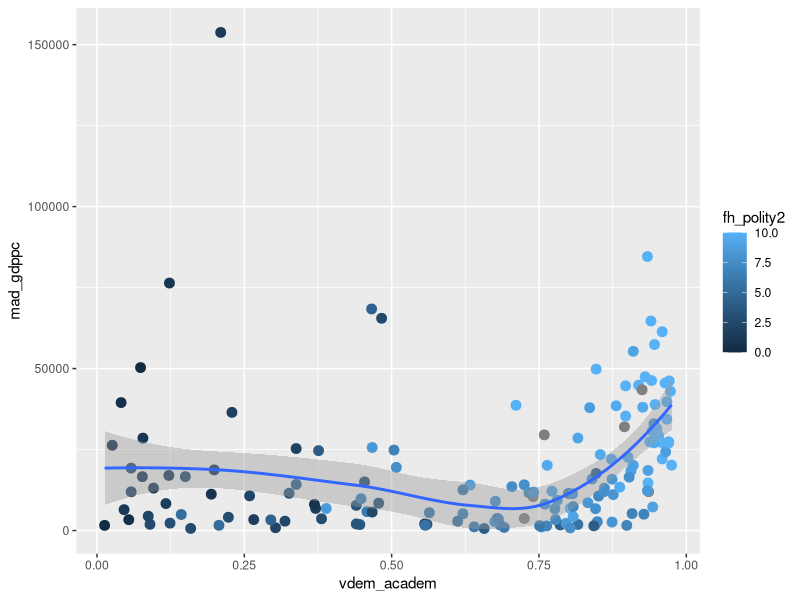
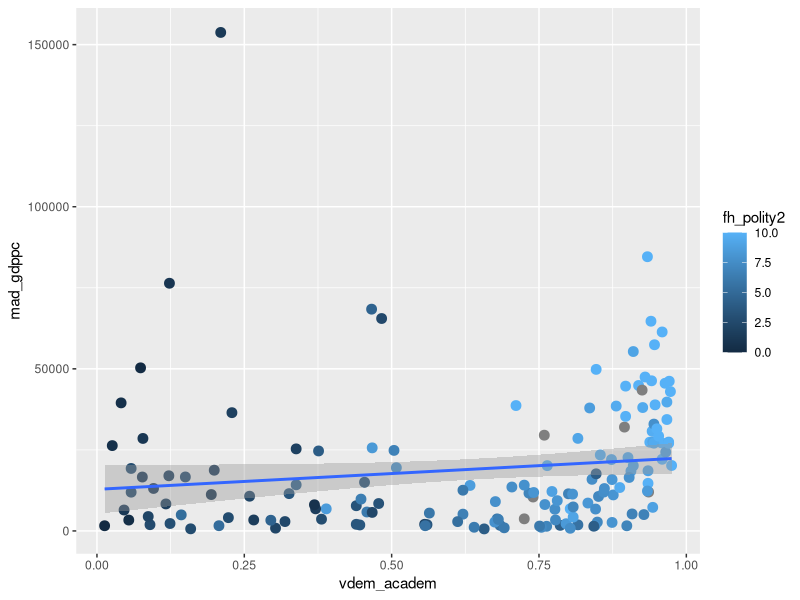
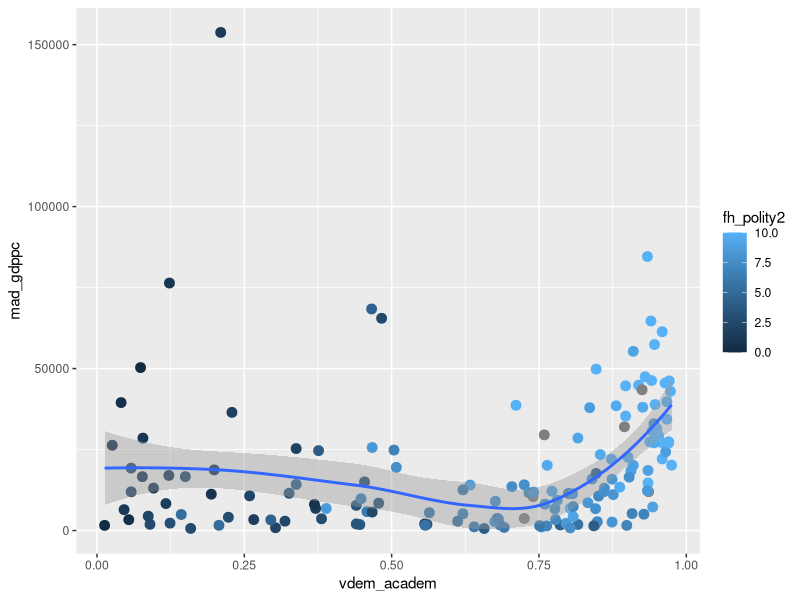
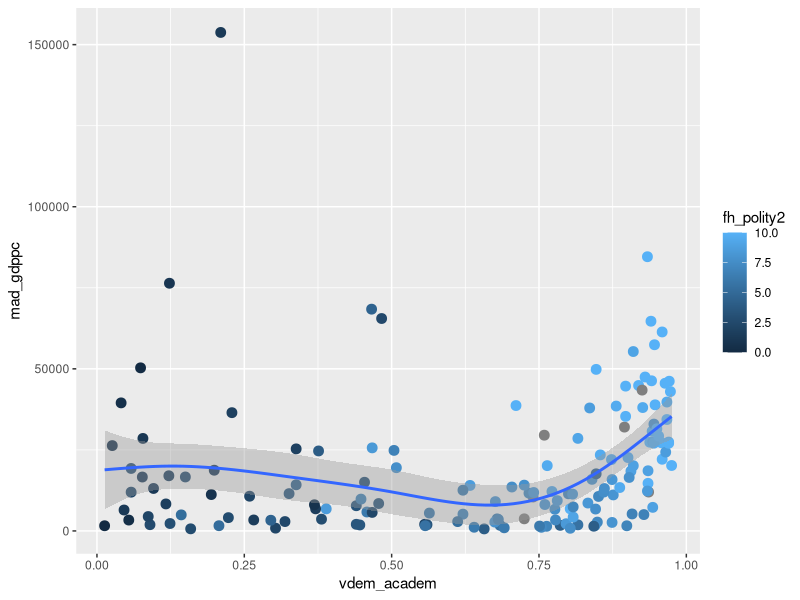
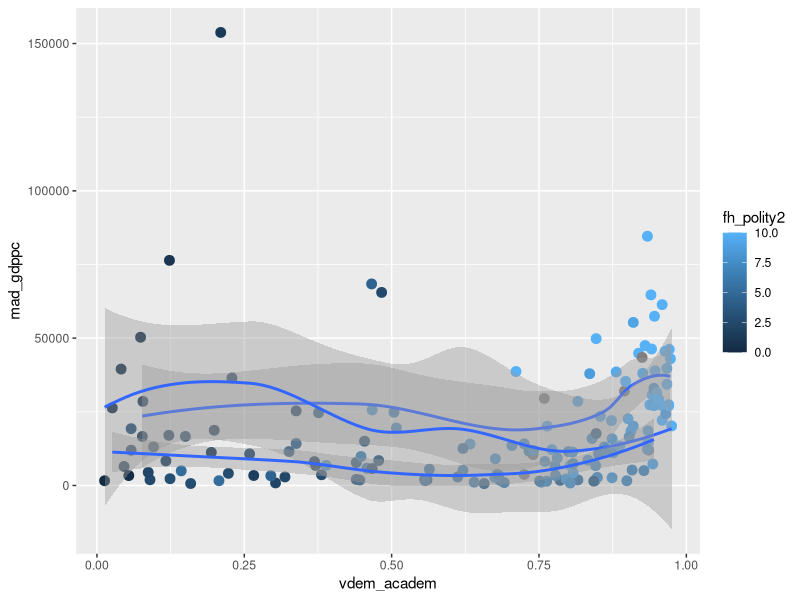
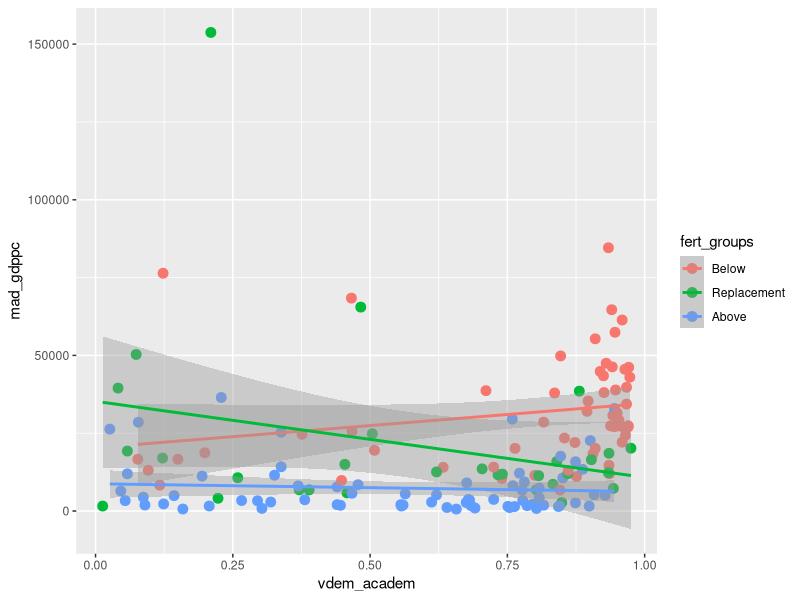
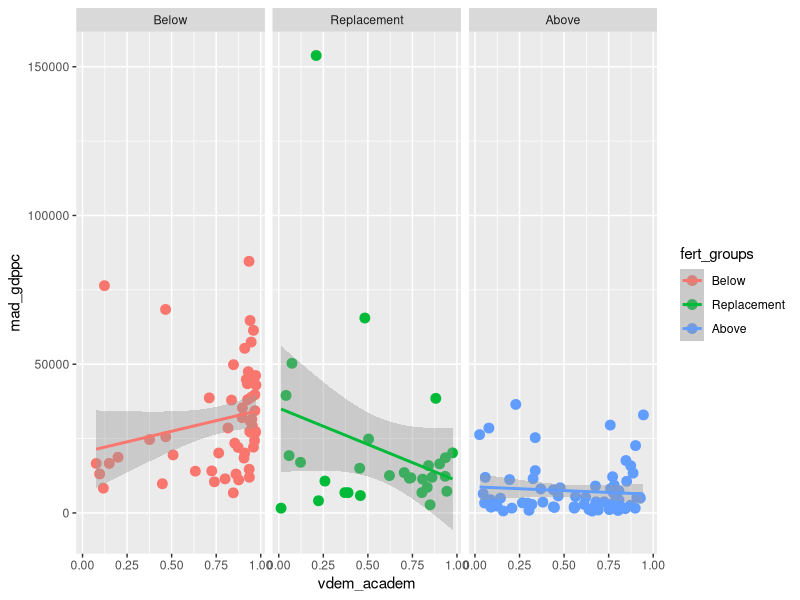
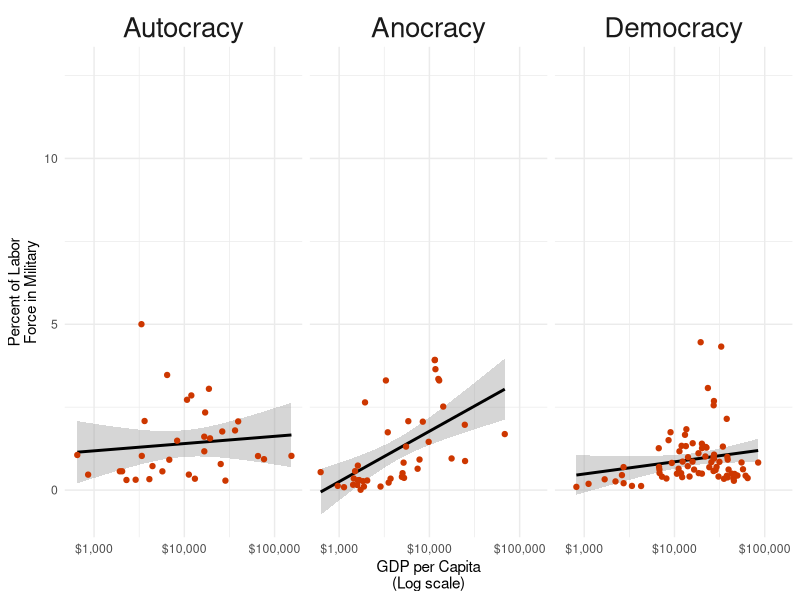

Write R code to recreate these figures, in order.
## ---- chunk 1
library(tidyverse)
setwd("images")
df <- read_csv("country_data.csv")
## ---- chunk 2
p <- ggplot(df, aes(x=vdem_academ, y=mad_gdppc,color=fh_polity2)) + 
    geom_point(size=3) 
p + geom_smooth()
## ---- chunk 3
# Linear regression is "lm"
p + geom_smooth(method="lm") 
## ---- chunk 4
# A local regression line is "loess"
p + geom_smooth(method="loess") 
## ---- chunk 5
# A spline is "gam"
p + geom_smooth(method="gam") 
## ---- chunk 6
#| echo: false
df <- df %>% mutate(
    fert_groups = cut(wdi_fertility, breaks=c(0, 1.8, 2.4, Inf), 
            labels=c("Below", "Replacement", "Above"))
            ) %>%
    group_by(fert_groups) %>% drop_na(fert_groups)
p <- ggplot(df, aes(x=vdem_academ, y=mad_gdppc,color=fh_polity2)) + 
    geom_point(size=3) 
p + geom_smooth(aes(group=fert_groups))
## ---- chunk 7
p <- ggplot(df, aes(x=vdem_academ, y=mad_gdppc,  group=fert_groups, color=fert_groups)) + 
    geom_point(size=3) 
p + geom_smooth(method="lm")
## ---- chunk 8
# using plot from previous one still. 
p + geom_smooth(method="lm") +
    facet_wrap(~fert_groups)
## ---- chunk 9
#| echo: true
#| fig-align: center
#| output-location: slide
df %>% 
    mutate(type = cut(fh_polity2,  breaks=c(0, 3, 7, 10), 
                        labels=c("Autocracy", "Anocracy", "Democracy"))) %>% 
    drop_na(type) %>%  
    ggplot(aes(y=wdi_afp, x=mad_gdppc)) + 
    geom_smooth(method="lm", color='black') + 
    geom_point(color='orangered3') + 
    facet_wrap(~type) + 
    scale_x_log10(labels=scales::label_dollar()) +
    theme_minimal() + theme(strip.text=element_text(size=20)) + 
    labs(y="Percent of Labor\nForce in Military", 
    x="GDP per Capita\n(Log scale)") 
